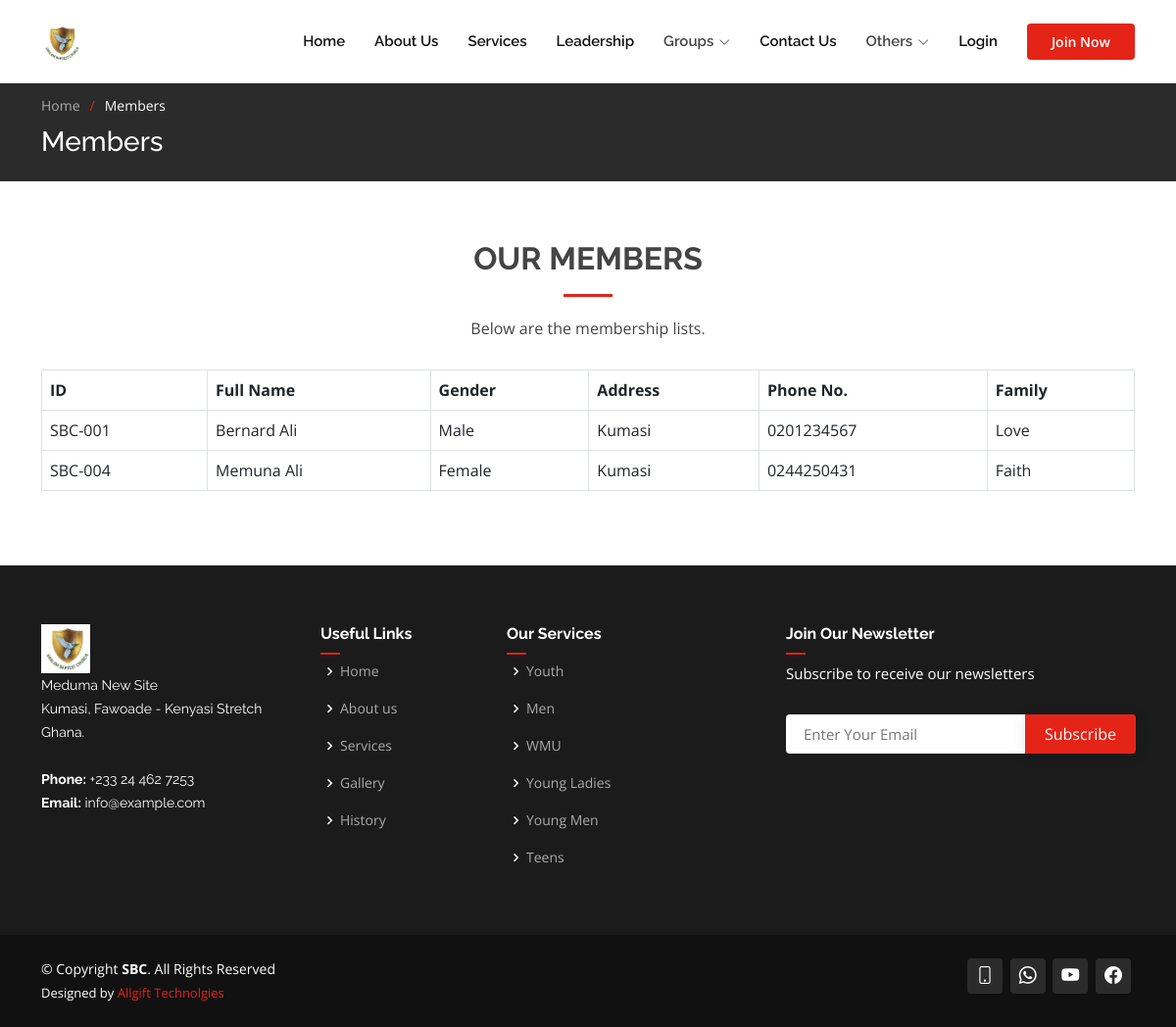
The page /members/ on the database its author committed.
### authy/models.py (models this page shows, shortened)
class Profile(models.Model):
    user = models.OneToOneField(User, on_delete=models.CASCADE, related_name='profile')
    full_name = models.CharField(max_length=50)
    gender = models.CharField(max_length=50, choices=GENDER_CHOICES, null=True, blank=True)
    blood_group = models.CharField(max_length=50, choices=BLOOD_CHOICES, null=True, blank=True)
    place_of_residence = models.CharField(max_length=50)
    birth_date = models.DateField(null=True, blank=True)
    work_status = models.CharField(max_length=50, choices=WORK_STATUS_CHOICES, default='Student')
    organisation_name = models.CharField(max_length=50, null=True, blank=True)
    education_level = models.CharField(max_length=50, choices=EDUCATION_LEVEL_CHOICES, null=True, blank=True)
    image = models.ImageField(default='default.jpg', upload_to='profile_pics', null=True, blank=True)
    created = models.DateField(auto_now_add=True)
    hometown = models.CharField(max_length=50, null=True, blank=True)
    marital_status = models.CharField(max_length=20, choices=MARRIAGE_STATUS_CHOICE, default='Single')
    spouse = models.CharField(max_length=50, null=True, blank=True)
    no_of_children = models.IntegerField(null=True, blank=True)
    phone_no = models.CharField(max_length=20)
    email = models.CharField(max_length=50, null=True, blank=True)
    father_name = models.CharField(max_length=100, null=True, blank=True)
    father_alive = models.CharField(max_length=3, choices=YES_NO_CHOICES, default='Yes')
    mother_name = models.CharField(max_length=100, null=True, blank=True)
    mother_alive = models.CharField(max_length=3, choices=YES_NO_CHOICES, default='Yes')
    next_of_kin_contact = models.CharField(max_length=20, null=True, blank=True)
    date_joined = models.DateField(null=True, blank=True)
    baptism = models.CharField(max_length=10, choices=BAPTISM_CHOICES, default='Not Yet')
    family = models.ForeignKey(Family, on_delete=models.DO_NOTHING, null=True, blank=True, related_name='family')
    auxiliary = models.ForeignKey(Auxiliaries, on_delete=models.DO_NOTHING, null=True, blank=True)
    ministry = models.ForeignKey(Ministries, on_delete=models.DO_NOTHING, null=True, blank=True)
    is_deacon = models.BooleanField(default=False)
    is_council_member = models.BooleanField(default=False)

### core/models.py (models this page shows, shortened)
class Family(models.Model):
    name = models.CharField(max_length=255)
    contact = models.CharField(max_length=13, blank=True, null=True)
    location = models.TextField(blank=True, null=True)
    speech = models.TextField(blank=True, null=True)
    deacon = models.ImageField(default='group.png', upload_to='auxiliaries', blank=True, null=True)
    group_img = models.ImageField(default='group.png', upload_to='auxiliaries', blank=True, null=True)
    contribution_target = models.DecimalField(max_digits=8, decimal_places=2, blank=True, null=True)
    def get_absolute_url(self):
        return reverse('family_details', args=[str(self.id)])

class Auxiliaries(models.Model):
    name = models.CharField(max_length=255)
    designation = models.CharField(max_length=255, blank=True, null=True)
    about_us = models.TextField(blank=True, null=True)
    mission = models.TextField(blank=True, null=True)
    speech = models.TextField(blank=True, null=True)
    deacon = models.ImageField(default='group.png', upload_to='auxiliaries', blank=True, null=True)
    group_img = models.ImageField(default='group.png', upload_to='auxiliaries', blank=True, null=True)
    contribution_target = models.DecimalField(max_digits=8, decimal_places=2, blank=True, null=True)
    def get_absolute_url(self):
        return reverse('aux_details', args=[str(self.id)])

### core/views.py (the view)
# urls.py: path('members/', views.members, name='members'),
def members(request):
    auxiliaries = Auxiliaries.objects.all()
    families = Family.objects.all()
    ministries = Ministries.objects.all()
    members = Profile.objects.all()
    context = {
        'auxiliaries': auxiliaries,
        'families': families,
        'ministries': ministries,
        'members': members
    }
    return render(request, 'core/members.html', context)

### core/models.py (called while the page is built)
    def get_absolute_url(self):
        return reverse('min_details', args=[str(self.id)])

### templates/core/members.html
{% extends 'base.html' %}
{% load static %}
{% load crispy_forms_tags %}
{% block content %}
    <section class="breadcrumbs">
      <div class="container">
        <ol>
          <li><a href="{% url 'home' %}">Home</a></li>
          <li>Members</li>
        </ol>
        <h2>Members</h2>
      </div>
    </section>
    <section class="inner-page">
      <div class="container" data-aos="fade-up">
        <div class="section-title">
          <h2>Our Members</h2>
          <p>Below are the membership lists.</p>
        </div>
        <table class="table table-hover table-bordered">
          <thead>
            <tr>
              <th>ID</th>
              <th>Full Name</th>
              <th>Gender</th>
              <th>Address</th>
              <th>Phone No.</th>
              <th>Family</th>
            </tr>
          </thead>
          <tbody>
            {% for member in members %}
              <tr>
                <td>SBC-00{{member.id}}</td>
                <td>{{member.full_name}}</td>
                <td>{{member.gender}}</td>
                <td>{{member.place_of_residence}}</td>
                <td>{{member.phone_no}}</td>
                <td>{{member.family.name}}</td>
              </tr>
            {% endfor %}
          </tbody>
        </table>
      </div>
    </section>
{% endblock content %}

### templates/base.html (shortened to what this page needs)
{% load static %}
<!DOCTYPE html>
<html lang="en">
<head>
  <link href="{% static 'assets/vendor/aos/aos.css' %}" rel="stylesheet">
  <link href="{% static 'assets/vendor/bootstrap/css/bootstrap.min.css' %}" rel="stylesheet">
  <link href="{% static 'assets/vendor/bootstrap-icons/bootstrap-icons.css' %}" rel="stylesheet">
  <link href="{% static 'assets/vendor/boxicons/css/boxicons.min.css' %}" rel="stylesheet">
  <link href="{% static 'assets/vendor/glightbox/css/glightbox.min.css' %}" rel="stylesheet">
  <link href="{% static 'assets/vendor/remixicon/remixicon.css' %}" rel="stylesheet">
  <link href="{% static 'assets/vendor/swiper/swiper-bundle.min.css' %}" rel="stylesheet">
  <link href="{% static 'assets/css/style.css' %}" rel="stylesheet">
</head>
<body>
  <header id="header" class="fixed-top d-flex align-items-center">
    <div class="container d-flex align-items-center">
       <a href="{% url 'home' %}" class="logo me-auto"><img src="{% static 'assets/img/shalom_logo.png' %}" alt=""></a>
      <nav id="navbar" class="navbar order-last order-lg-0">
        <ul>
          <li><a href="{% url 'home' %}#hero">Home</a></li>
          <li><a href="{% url 'home' %}#about">About Us</a></li>
          <li><a href="{% url 'home' %}#services">Services</a></li>
          <li><a href="{% url 'home' %}#team">Leadership</a></li>
          <li class="dropdown"><a><span>Groups</span> <i class="bi bi-chevron-down"></i></a>
          </li>
          <li><a href="{% url 'home' %}#contact">Contact Us</a></li>
          <li class="dropdown"><a><span>Others</span> <i class="bi bi-chevron-down"></i></a>
          </li>
           {% if user.is_authenticated%}
           <li class="dropdown"><a><span>{{user.username}}</span> <i class="bi bi-chevron-down dropdown-indicator"></i></a>
            <ul>
              <li><a href="{% url 'profile' request.user %}">Profile</a></li>
              <li><a href="{% url 'logout' %}">Logout</a></li>
            </ul>
          </li>
          {% else %}
          <li><a href="{% url 'login' %}">Login</a></li>
          {% endif %}
        </ul>
      </nav>
      {% if user.is_authenticated%}
        <a href="" class="get-started-btn scrollto">Donate Now</a>
      {% else %}
        <a href="{% url 'join' %}" class="get-started-btn scrollto">Join Now</a>
      {% endif %}
    </div>
  </header>
  {% block content %}
  {% endblock content %}
  <footer id="footer">
    <div class="footer-top">
      <div class="container">
        <div class="row">
          <div class="col-lg-3 col-md-6 footer-contact">
            <a href="{% url 'home' %}" class="logo me-auto"><img src="{% static 'assets/img/shalom_logo.png' %}" alt="" height="50"></a>
            <p>
              Meduma New Site <br>
              Kumasi, Fawoade - Kenyasi Stretch<br>
              Ghana. <br><br>
              <strong>Phone:</strong> +233 24 462 7253<br>
              <strong>Email:</strong> info@example.com<br>
            </p>
          </div>
          <div class="col-lg-2 col-md-6 footer-links">
            <h4>Useful Links</h4>
            <ul>
              <li><i class="bx bx-chevron-right"></i> <a href="{% url 'home' %}">Home</a></li>
              <li><i class="bx bx-chevron-right"></i> <a href="{% url 'home' %}#about">About us</a></li>
              <li><i class="bx bx-chevron-right"></i> <a href="{% url 'home' %}#services">Services</a></li>
              <li><i class="bx bx-chevron-right"></i> <a href="{% url 'gallery' %}">Gallery</a></li>
              <li><i class="bx bx-chevron-right"></i> <a href="{% url 'history' %}">History</a></li>
            </ul>
          </div>
          <div class="col-lg-3 col-md-6 footer-links">
            <h4>Our Services</h4>
            <ul>
              {% for aux in auxiliaries%}
                <li><i class="bx bx-chevron-right"></i> <a href="{{aux.get_absolute_url}}">{{aux.name}}</a></li>
              {% endfor %}
            </ul>
          </div>
          <div class="col-lg-4 col-md-6 footer-newsletter">
            <h4>Join Our Newsletter</h4>
            <p>Subscribe to receive our newsletters</p>
            <form action="{% url 'subscribers' %}" method="post">
              <input type="email" name="email" placeholder="Enter Your Email">
              <input type="submit" value="Subscribe">
            </form>
          </div>
        </div>
      </div>
    </div>
    <div class="container d-md-flex py-4">
      <div class="me-md-auto text-center text-md-start">
        <div class="copyright">
          &copy; Copyright <strong><span>SBC</span></strong>. All Rights Reserved
        </div>
        <div class="credits">
          Designed by <a href="https://allgifttechnologies.com/">Allgift Technolgies</a>
        </div>
      </div>
      <div class="social-links text-center text-md-end pt-3 pt-md-0">
        {% if user.is_authenticated %}
            <a href="tel:+233244627253" class="google-plus"><i class="bi bi-phone"></i></a>
          {% else %}
            <a href="tel:+233244627253" class="google-plus"><i class="bi bi-phone"></i></a>
          {% endif %}
          <a href="https://api.whatsapp.com/send?phone=233244627253" class="google-plus"><i class="bi bi-whatsapp"></i></a>
          <a href="https://www.youtube.com/@shalombaptistchurch6140/videos" class="google-plus" target="_blank"><i class="bi bi-youtube"></i></a>
          <a href="https://web.facebook.com/baptistshalom?_rdc=1&_rdr" class="facebook" target="_blank"><i class="bi bi-facebook"></i></a>
      </div>
    </div>
  </footer>
</body>
</html>

### static/assets/css/style.css (style rules this page uses)
body { font-family: "Open Sans", sans-serif; color: #444444; }
a { color: #e42417; text-decoration: none; }
h1, h2, h3, h4, h5, h6 { font-family: "Raleway", sans-serif; }
#header { background: #fff; transition: all 0.5s; z-index: 997; padding: 20px 0; }
#header .logo { font-size: 30px; margin: 0; padding: 0; font-weight: 600; font-family: "Poppins", sans-serif; }
#header .logo img { max-height: 40px; }
.get-started-btn { margin-left: 30px; background: #e42417; color: #fff; border-radius: 4px; padding: 8px 25px; white-space: nowrap; transition: 0.3s; font-size: 14px; font-weight: 600; display: inline-block; }
.navbar { padding: 0; }
.navbar ul { margin: 0; padding: 0; display: flex; list-style: none; align-items: center; }
.navbar li { position: relative; }
.navbar a, .navbar a:focus { display: flex; align-items: center; justify-content: space-between; padding: 10px 0 10px 30px; font-family: "Raleway", sans-serif; font-size: 15px; font-weight: 600; color: #111111; white-space: nowrap; transition: 0.3s; }
.navbar a i, .navbar a:focus i { font-size: 12px; line-height: 0; margin-left: 5px; }
section { padding: 60px 0; overflow: hidden; position: relative; }
.section-title { text-align: center; padding-bottom: 30px; position: relative; }
.section-title h2 { font-size: 32px; font-weight: bold; text-transform: uppercase; margin-bottom: 20px; padding-bottom: 20px; position: relative; }
.section-title h2::after { content: ""; position: absolute; display: block; width: 50px; height: 3px; background: #e42417; bottom: 0; left: calc(50% - 25px); }
.section-title p { margin-bottom: 0; }
.breadcrumbs { padding: 15px 0; background: #2b2b2b; min-height: 40px; margin-top: 82px; color: #fff; }
.breadcrumbs h2 { font-size: 28px; font-weight: 500; }
.breadcrumbs ol { display: flex; flex-wrap: wrap; list-style: none; padding: 0 0 10px 0; margin: 0; font-size: 14px; }
.breadcrumbs ol a { color: #aaaaaa; }
.breadcrumbs ol li+li { padding-left: 10px; }
.breadcrumbs ol li+li::before { display: inline-block; padding-right: 10px; color: #e42417; content: "/"; }
#footer { color: #fff; font-size: 14px; background: #111111; }
#footer .footer-top { padding: 60px 0 30px 0; background: #1b1b1b; }
#footer .footer-top .footer-contact { margin-bottom: 30px; }
#footer .footer-top .footer-contact p { font-size: 14px; line-height: 24px; margin-bottom: 0; font-family: "Raleway", sans-serif; }
#footer .footer-top h4 { font-size: 16px; font-weight: bold; position: relative; padding-bottom: 12px; }
#footer .footer-top h4::after { content: ""; position: absolute; display: block; width: 20px; height: 2px; background: #e42417; bottom: 0; left: 0; }
#footer .footer-top .footer-links { margin-bottom: 30px; }
#footer .footer-top .footer-links ul { list-style: none; padding: 0; margin: 0; }
#footer .footer-top .footer-links ul i { padding-right: 2px; color: white; font-size: 18px; line-height: 1; }
#footer .footer-top .footer-links ul li { padding: 10px 0; display: flex; align-items: center; }
#footer .footer-top .footer-links ul li:first-child { padding-top: 0; }
#footer .footer-top .footer-links ul a { color: #aaaaaa; transition: 0.3s; display: inline-block; line-height: 1; }
#footer .footer-newsletter { font-size: 15px; }
#footer .footer-newsletter h4 { font-size: 16px; font-weight: bold; position: relative; padding-bottom: 12px; }
#footer .footer-newsletter form { margin-top: 30px; background: #fff; padding: 5px 10px; position: relative; border-radius: 4px; text-align: left; }
#footer .footer-newsletter form input[type=email] { border: 0; padding: 4px 8px; width: calc(100% - 100px); }
#footer .footer-newsletter form input[type=submit] { position: absolute; top: 0; right: -1px; bottom: 0; border: 0; background: none; font-size: 16px; padding: 0 20px; background: #e42417; color: #fff; transition: 0.3s; border-radius: 0 4px 4px 0; box-shadow: 0px 2px 15px rgba(0, 0, 0, 0.1); }
#footer .credits { padding-top: 5px; font-size: 13px; }
#footer .social-links a { font-size: 18px; display: inline-block; background: #2b2b2b; color: #fff; line-height: 1; padding: 8px 0; margin-right: 4px; border-radius: 4px; text-align: center; width: 36px; height: 36px; transition: 0.3s; }

### rows shown on the page
Profile: id "1", full_name "Bernard Ali", gender "Male", place_of_residence "Kumasi", phone_no "0201234567", family.name "Love"
Profile: id "4", full_name "Memuna Ali", gender "Female", place_of_residence "Kumasi", phone_no "0244250431", family.name "Faith"
Auxiliaries: name "Youth"
Auxiliaries: name "Men"
Auxiliaries: name "WMU"
Auxiliaries: name "Young Ladies"
Auxiliaries: name "Young Men"
Auxiliaries: name "Teens"
